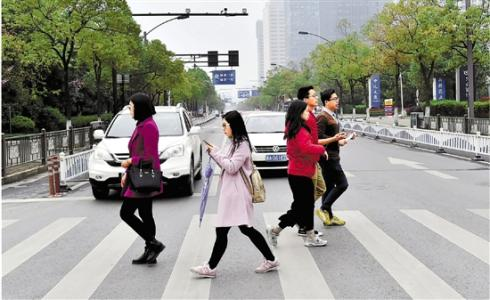
#> input picture coursework/KernelVision/exp3_hog/images/people.jpg, 490 x 300 px
$ python experiment3_hog.py   (older library calls are emulated)
#> lines starting #> are read from the running program, lines starting #| are printed output that depends on the picture; after the words box and inside, x2 and y2 are one past the last pixel; in counts of white or black regions, pixels touching at a corner belong together
# -*- coding: utf-8 -*-
"""实验三 基于HOG特征的行人检测 主脚本。

运行: python experiment3_hog.py
输出: figures/ 插图, results/ 指标 CSV, output/ 结果图
"""
import csv
import os
import time

import cv2
import matplotlib

matplotlib.use("Agg")
import matplotlib.pyplot as plt
import numpy as np
import seaborn as sns

HERE = os.path.dirname(os.path.abspath(__file__))
ROOT = os.path.dirname(HERE)
IMG_DIR = os.path.join(ROOT, "images")
FIG_DIR = os.path.join(ROOT, "figures")
RES_DIR = os.path.join(ROOT, "results")
OUT_DIR = os.path.join(ROOT, "output")

GT = {
    "左侧紫红衣女士": (125, 105, 85, 170),
    "中间浅衣女士": (205, 103, 58, 177),
    "右侧红衣女士": (282, 78, 55, 170),
    "右侧眼镜男士": (315, 85, 48, 152),
    "后侧深衣行人": (255, 75, 40, 130),
}
IOU_MATCH = 0.35
LEG = dict(frameon=True, facecolor="white", framealpha=0.8, edgecolor="lightgrey",
           labelcolor="dimgrey")


def setup_style():
    sns.set_theme(style="whitegrid", font_scale=1.0)
    plt.rcParams["font.sans-serif"] = ["Microsoft YaHei", "DejaVu Sans"]
    plt.rcParams["axes.unicode_minus"] = False
    plt.rcParams["savefig.bbox"] = "tight"
    plt.rcParams["figure.dpi"] = 300
    plt.rcParams["savefig.dpi"] = 300
    plt.rcParams["axes.titlesize"] = 10
    plt.rcParams["axes.titleweight"] = "bold"
    plt.rcParams["axes.labelsize"] = 10
    plt.rcParams["xtick.labelsize"] = 9
    plt.rcParams["ytick.labelsize"] = 9
    plt.rcParams["legend.fontsize"] = 9


def imread(path, flag=cv2.IMREAD_COLOR):
    return cv2.imdecode(np.fromfile(path, dtype=np.uint8), flag)


def imwrite_u(path, img):
    ext = os.path.splitext(path)[1] or ".png"
    cv2.imencode(ext, img)[1].tofile(path)


def show_color(ax, img, title):
    ax.imshow(cv2.cvtColor(img, cv2.COLOR_BGR2RGB))
    ax.set_title(title, pad=6)
    ax.set_xticks([])
    ax.set_yticks([])
    ax.grid(False)
    for sp in ax.spines.values():
        sp.set_visible(False)
    ax.patch.set_edgecolor("lightgrey")
    ax.patch.set_linewidth(0.8)


def show_gray(ax, img, title):
    ax.imshow(img, cmap="gray")
    ax.set_title(title, pad=6)
    ax.set_xticks([])
    ax.set_yticks([])
    ax.grid(False)
    for sp in ax.spines.values():
        sp.set_visible(False)
    ax.patch.set_edgecolor("lightgrey")
    ax.patch.set_linewidth(0.8)


def despine(ax):
    sns.despine(ax=ax)
    ax.tick_params(axis="both", which="both", length=0, labelcolor="dimgrey")
    ax.grid(True, axis="y", alpha=0.5, linewidth=0.8)


def save_fig(fig, name):
    path = os.path.join(FIG_DIR, name)
    os.makedirs(FIG_DIR, exist_ok=True)
    fig.savefig(path)
    plt.close(fig)
    print("    -> %s" % path)


def write_csv(name, rows, fields):
    path = os.path.join(RES_DIR, name)
    os.makedirs(RES_DIR, exist_ok=True)
    with open(path, "w", newline="", encoding="utf-8-sig") as fh:
        w = csv.DictWriter(fh, fieldnames=fields)
        w.writeheader()
        for r in rows:
            w.writerow({k: r.get(k, "") for k in fields})
    print("    -> %s" % path)


def nms_malisiewicz(rects, overlap_thresh=0.65):
    rects = np.asarray(rects, dtype=float).reshape(-1, 4)
    x1, y1 = rects[:, 0], rects[:, 1]
    x2, y2 = rects[:, 0] + rects[:, 2], rects[:, 1] + rects[:, 3]
    areas = (x2 - x1 + 1) * (y2 - y1 + 1)
    order = np.argsort(y2)[::-1]
    keep = []
    while order.size > 0:
        i = order[0]
        keep.append(i)
        xx1 = np.maximum(x1[i], x1[order[1:]])
        yy1 = np.maximum(y1[i], y1[order[1:]])
        xx2 = np.minimum(x2[i], x2[order[1:]])
        yy2 = np.minimum(y2[i], y2[order[1:]])
        w = np.maximum(0, xx2 - xx1 + 1)
        h = np.maximum(0, yy2 - yy1 + 1)
        ov = (w * h) / np.minimum(areas[i], areas[order[1:]] + 1e-9)
        order = order[np.where(ov <= overlap_thresh)[0] + 1]
    return rects[keep]


def iou(a, b):
    ax1, ay1, aw, ah = a
    bx1, by1, bw, bh = b
    ix1, iy1 = max(ax1, bx1), max(ay1, by1)
    ix2, iy2 = min(ax1 + aw, bx1 + bw), min(ay1 + ah, by1 + bh)
    inter = max(0, ix2 - ix1) * max(0, iy2 - iy1)
    return inter / (aw * ah + bw * bh - inter)


def evaluate(rects, gt=GT, thr=IOU_MATCH):
    matched = set()
    fp = 0
    for r in rects:
        best, best_name = 0.0, None
        for name, g in gt.items():
            v = iou(r, g)
            if v > best:
                best, best_name = v, name
        if best >= thr and best_name not in matched:
            matched.add(best_name)
        else:
            fp += 1
    n_pred = len(matched) + fp
    recall = len(matched) / len(gt)
    precision = len(matched) / n_pred if n_pred else 0.0
    return len(matched), fp, round(recall, 3), round(precision, 3)


def detect(hog, img, scale, win_stride, padding):
    t0 = time.perf_counter()
    rects, weights = hog.detectMultiScale(img, winStride=win_stride, padding=padding, scale=scale)
    return rects, weights, (time.perf_counter() - t0) * 1000.0


def draw_boxes(img, rects, color, thickness=2):
    out = img.copy()
    for x, y, w, h in rects:
        cv2.rectangle(out, (int(x), int(y)), (int(x + w), int(y + h)), color, thickness)
    return out


def hog_glyph(gray, cell=8, bins=9):
    gx = cv2.Sobel(gray.astype(np.float32), cv2.CV_32F, 1, 0, ksize=1)
    gy = cv2.Sobel(gray.astype(np.float32), cv2.CV_32F, 0, 1, ksize=1)
    mag, ang = cv2.cartToPolar(gx, gy, angleInDegrees=True)
    ang = np.mod(ang, 180.0)
    h, w = gray.shape
    vis = cv2.cvtColor(np.full((h, w), 255, np.uint8), cv2.COLOR_GRAY2BGR)
    for i in range(0, h, cell):
        for j in range(0, w, cell):
            m = mag[i:i + cell, j:j + cell]
            a = ang[i:i + cell, j:j + cell]
            idx = np.minimum((a / (180.0 / bins)).astype(int), bins - 1)
            hist = np.array([m[idx == b].sum() for b in range(bins)])
            if hist.max() <= 1e-6:
                continue
            hist = hist / hist.max()
            cx, cy = j + cell // 2, i + cell // 2
            for b in range(bins):
                if hist[b] < 0.15:
                    continue
                theta = np.deg2rad((b + 0.5) * (180.0 / bins))
                dx = np.cos(theta) * cell * 0.45 * hist[b]
                dy = -np.sin(theta) * cell * 0.45 * hist[b]
                v = int(255 * (1.0 - 0.8 * hist[b]))
                cv2.line(vis, (int(cx - dx), int(cy - dy)), (int(cx + dx), int(cy + dy)),
                         (v, v, v), 1, cv2.LINE_AA)
    return vis


def sec1_hog_viz(img):
    print("[1] HOG 特征可视化 ...")
    crop = img[95:235, 115:255]
    gray = cv2.cvtColor(crop, cv2.COLOR_BGR2GRAY)
    gx = cv2.Sobel(gray.astype(np.float32), cv2.CV_32F, 1, 0, ksize=3)
    gy = cv2.Sobel(gray.astype(np.float32), cv2.CV_32F, 0, 1, ksize=3)
    mag, ang = cv2.cartToPolar(gx, gy, angleInDegrees=True)
    mag_vis = cv2.normalize(mag, None, 0, 255, cv2.NORM_MINMAX).astype(np.uint8)
    ang_vis = ((np.mod(ang, 180.0) / 180.0) * 255).astype(np.uint8)
    ang_color = cv2.applyColorMap(ang_vis, cv2.COLORMAP_HSV)
    ang_color[mag_vis < 20] = 0
    glyph = hog_glyph(gray)

    fig, axes = plt.subplots(1, 4, figsize=(7.5, 2.3))
    show_color(axes[0], crop, "行人局部")
    show_gray(axes[1], mag_vis, "梯度幅值")
    show_color(axes[2], ang_color, "梯度方向")
    show_color(axes[3], glyph, "HOG 方向直方图")
    save_fig(fig, "fig01_hog_visualization.png")
    imwrite_u(os.path.join(OUT_DIR, "hog_glyph.png"), glyph)


def sec2_detect(img):
    print("[2] HOG + SVM 检测与 NMS ...")
    hog = cv2.HOGDescriptor()
    hog.setSVMDetector(cv2.HOGDescriptor_getDefaultPeopleDetector())

    rects, weights, dt = detect(hog, img, 1.05, (8, 8), (16, 16))
    keep = nms_malisiewicz(rects, 0.65)

    imwrite_u(os.path.join(OUT_DIR, "detect_raw.png"), draw_boxes(img, rects, (255, 0, 0), 1))
    imwrite_u(os.path.join(OUT_DIR, "detect_nms.png"), draw_boxes(img, keep, (0, 180, 0), 2))

    fig, axes = plt.subplots(1, 4, figsize=(7.5, 1.75))
    show_color(axes[0], img, "输入图像")
    show_color(axes[1], draw_boxes(img, rects, (255, 0, 0), 1), "原始检测框 %d 个" % len(rects))
    show_color(axes[2], draw_boxes(img, keep, (0, 180, 0), 2), "NMS 后 %d 个" % len(keep))
    ax = axes[3]
    ax.axis("off")
    txt = "标注框 %d 个\n原始框 %d 个\nNMS 后 %d 个\n单次耗时 %.0f ms" % (
        len(GT), len(rects), len(keep), dt)
    ax.text(0.05, 0.5, txt, fontsize=10, va="center", ha="left", linespacing=1.8,
            color="dimgrey")
    save_fig(fig, "fig02_detect_nms.png")

    rows = []
    for thr in [0.2, 0.3, 0.5, 0.65, 0.8]:
        k = nms_malisiewicz(rects, thr)
        m, fp, rec, prec = evaluate(k)
        rows.append({"overlap": thr, "n_boxes": len(k), "matched": m,
                     "recall": rec, "precision": prec})
    write_csv("metrics_01_nms.csv", rows,
              ["overlap", "n_boxes", "matched", "recall", "precision"])

    m, fp, rec, prec = evaluate(keep)
    write_csv("metrics_00_gt.csv",
              [{"id": k, "x": v[0], "y": v[1], "w": v[2], "h": v[3]} for k, v in GT.items()],
              ["id", "x", "y", "w", "h"])
    write_csv("metrics_02_base.csv",
              [{"config": "baseline", "raw": len(rects), "nms": len(keep),
                "matched": m, "recall": rec, "precision": prec, "time_ms": round(dt, 1)}],
              ["config", "raw", "nms", "matched", "recall", "precision", "time_ms"])
    return hog, rects, keep


def sec3_sweep(img, hog):
    print("[3] 参数扫描 ...")
    rows = []

    def run(group, value, scale, ws, pad):
        all_times = []
        for _ in range(3):
            rects, _, dt = detect(hog, img, scale, ws, pad)
            all_times.append(dt)
        keep = nms_malisiewicz(rects, 0.65)
        m, fp, rec, prec = evaluate(keep)
        rows.append({"group": group, "value": value, "raw": len(rects), "nms": len(keep),
                     "matched": m, "recall": rec, "precision": prec,
                     "time_ms": round(float(np.mean(all_times)), 1)})
        return keep

    scales = [1.03, 1.05, 1.10, 1.25, 1.50]
    fig, axes = plt.subplots(2, 3, figsize=(7.5, 4.4))
    for j, s in enumerate(scales):
        keep = run("scale", s, s, (8, 8), (8, 8))
        show_color(axes[j // 3, j % 3], draw_boxes(img, keep, (0, 180, 0), 2), "scale %.2f" % s)
    ax = axes[1, 2]
    sub = [r for r in rows if r["group"] == "scale"]
    x = np.arange(len(scales))
    ax.bar(x - 0.18, [r["recall"] for r in sub], 0.36, label="召回率", color="#d73027", alpha=.9)
    ax.bar(x + 0.18, [r["precision"] for r in sub], 0.36, label="精确率", color="#4575b4",
           alpha=.9, hatch="//", edgecolor="white")
    ax.set_xticks(x)
    ax.set_xticklabels(["%.2f" % s for s in scales])
    ax.set_ylim(0, 1.15)
    ax.set_title("scale 对检测性能的影响")
    ax.legend(**LEG)
    despine(ax)
    save_fig(fig, "fig03_scale_sweep.png")

    fig, axes = plt.subplots(2, 3, figsize=(7.5, 4.4))
    for j, ws in enumerate([(4, 4), (8, 8), (16, 16)]):
        keep = run("winStride", "%d,%d" % ws, 1.05, ws, (8, 8))
        show_color(axes[0, j], draw_boxes(img, keep, (0, 180, 0), 2), "winStride %d,%d" % ws)
    for j, pad in enumerate([(0, 0), (8, 8), (16, 16)]):
        keep = run("padding", "%d,%d" % pad, 1.05, (8, 8), pad)
        show_color(axes[1, j], draw_boxes(img, keep, (0, 180, 0), 2), "padding %d,%d" % pad)
    save_fig(fig, "fig04_stride_padding.png")

    write_csv("metrics_03_sweep.csv", rows,
              ["group", "value", "raw", "nms", "matched", "recall", "precision", "time_ms"])

    fig, ax = plt.subplots(figsize=(5.8, 3.3))
    subs = [(r["group"], r["value"], r["time_ms"]) for r in rows]
    labels = ["%s %s" % (g.replace("winStride", "stride").replace("padding", "pad"), v)
              for g, v, _ in subs]
    vals = [t for _, _, t in subs]
    cols = ["#d73027"] * len(scales) + ["#4575b4"] * 3 + ["#009E73"] * 3
    bars = ax.bar(range(len(vals)), vals, color=cols, alpha=.9)
    ax.set_xticks(range(len(vals)))
    ax.set_xticklabels(labels, rotation=35, ha="right", fontsize=8)
    ax.set_ylabel("平均检测时间 ms")
    ax.set_title("参数对检测时间的影响")
    for b, v in zip(bars, vals):
        ax.text(b.get_x() + b.get_width() / 2, v, "%.0f" % v, ha="center", va="bottom",
                fontsize=7.5, color="dimgrey")
    despine(ax)
    save_fig(fig, "fig05_time.png")
    return rows


def main():
    for d in (FIG_DIR, RES_DIR, OUT_DIR):
        os.makedirs(d, exist_ok=True)
    setup_style()

    img = imread(os.path.join(IMG_DIR, "people.jpg"))
#> in imread, returned value is the input picture: shape (300, 490, 3); mean B, G, R 140.8, 149.3, 150.6
    print("图像读取完成: %s" % (img.shape,))
#| 图像读取完成: (300, 490, 3)

    sec1_hog_viz(img)
#> in hog_glyph, `ang = np.mod(ang, 180.0)`:
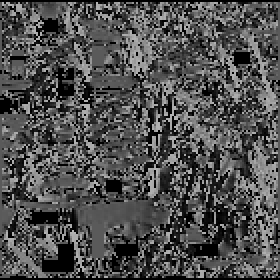
#> ang: shape (140, 140) float32 (shown 2 times larger); min 0, max 179.7, mean 78.9
#> in hog_glyph, `vis = cv2.cvtColor(np.full((h, w), 255, np.uint8), cv2.COLOR_GRAY2BGR)`: vis: shape (140, 140, 3); every value is 255
#> after the loop in hog_glyph, `for i in range(0, h, cell):`:
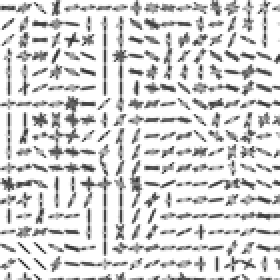
#> vis: shape (140, 140, 3) (shown 2 times larger); min 50, max 255, mean 215.4
    hog, rects, keep = sec2_detect(img)
#> in detect, `rects, weights = hog.detectMultiScale(img, winStride=win_stride, paddi..`: rects = [[262, 78, 92, 184], [88, 84, 105, 210], [164, 66, 122, 234], [258, 16, 127, 253]]; weights = [1.48, 0.921, 0.797, 0.704]
#> in sec2_detect, `rects, weights, dt = detect(hog, img, 1.05, (8, 8), (16, 16))`: dt = 82.18
#> in nms_malisiewicz, `x1, y1 = rects[:, 0], rects[:, 1]`: x1 = [262, 88, 164, 258]; y1 = [78, 84, 66, 16]
#> in nms_malisiewicz, `x2, y2 = rects[:, 0] + rects[:, 2], rects[:, 1] + rects[:, 3]`: x2 = [354, 193, 286, 385]; y2 = [262, 294, 300, 269]
#> in nms_malisiewicz, `areas = (x2 - x1 + 1) * (y2 - y1 + 1)`: areas = [17205, 22366, 28905, 32512]
#> in nms_malisiewicz, `order = np.argsort(y2)[::-1]`: order = [2, 1, 3, 0]
#> the loop in nms_malisiewicz, `while order.size > 0:` made 3 passes
#> (i, xx1, yy1, xx2, yy2, w, h, ov) on pass 1: (2, [164, 258, 262], [84, 66, 78], [193, 286, 286], [294, 269, 262], [30, 29, 25], [211, 204, 185], [0.283, 0.205, 0.269])
#> (i, xx1, yy1, xx2, yy2, h, ov, order) on pass 2: (1, [258, 262], [84, 84], [193, 193], [269, 262], [186, 179], [0, 0], [3, 0])
#> after the loop in nms_malisiewicz, `while order.size > 0:`: keep = [2, 1, 3]; order = empty array
#> in sec2_detect, `keep = nms_malisiewicz(rects, 0.65)`: keep = [[164, 66, 122, 234], [88, 84, 105, 210], [258, 16, 127, 253]]
#> the loop in draw_boxes, `for x, y, w, h in rects:` made 4 passes
#> after the loop in draw_boxes, `for x, y, w, h in rects:`:
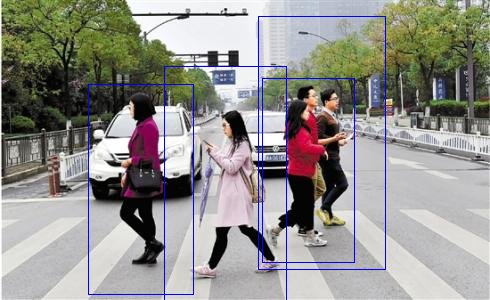
#> out: shape (300, 490, 3); 1.72% of pixels changed, all inside (x1, y1, x2, y2) = (88, 16, 386, 300)
#> call 2 of draw_boxes, with rects = array of shape (3, 4), color = (0, 180, 0), thickness = 2
#> the loop in draw_boxes (call 2), `for x, y, w, h in rects:` made 3 passes
#> after the loop in draw_boxes (call 2), `for x, y, w, h in rects:`:
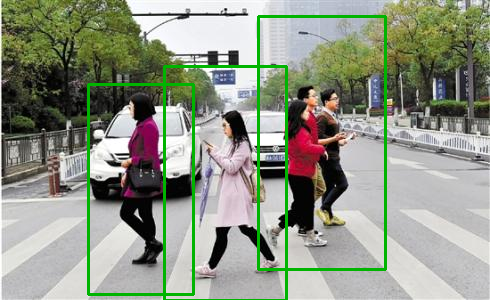
#> out: shape (300, 490, 3); 4.09% of pixels changed, all inside (x1, y1, x2, y2) = (87, 15, 387, 300)
#> call 2 of save_fig, with name = 'fig02_detect_nms.png'
#> in save_fig (call 2), `fig.savefig(path)`:
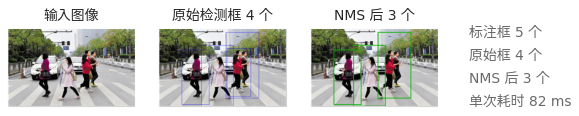
#> figure drawn by matplotlib, 3 panels
#> the loop in sec2_detect, `for thr in [0.2, 0.3, 0.5, 0.65, 0.8]:` made 5 passes
#> (recall in evaluate, m, fp, rec, prec) on passes 2 to 5: (0.4, 2, 1, 0.4, 0.667), (0.4, 2, 1, 0.4, 0.667), (0.4, 2, 1, 0.4, 0.667), (0.4, 2, 1, 0.4, 0.667)
#> (k, recall in evaluate, m, fp, rec, prec) on pass 1: ([[164, 66, 122, 234]], 0.2, 1, 0, 0.2, 1)
#> after the loop in sec2_detect, `for thr in [0.2, 0.3, 0.5, 0.65, 0.8]:`: rows = 5 items
#> the loop in write_csv, `for r in rows:` made 5 passes
    sec3_sweep(img, hog)
#> the loop in sec3_sweep, `for j, s in enumerate(scales):` made 5 passes
#> call 4 of save_fig, with name = 'fig04_stride_padding.png'
#> in save_fig (call 4), `fig.savefig(path)`:
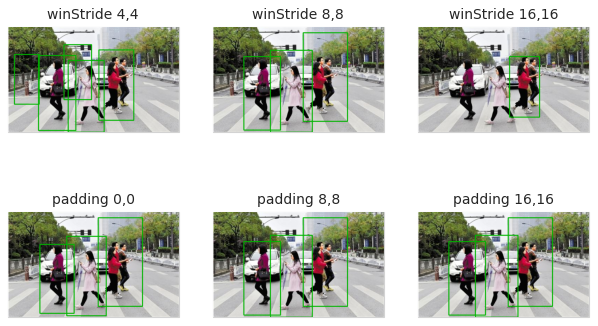
#> figure drawn by matplotlib, 6 panels
#> the loop in sec3_sweep, `for b, v in zip(bars, vals):` made 11 passes
#> v on passes 1 to 11: 112.6, 69, 37.6, 18.3, 12.8, 216.6, 69.2, 49.5, 60.7, 71.9, 78.1
#> in save_fig (call 5), `fig.savefig(path)`:
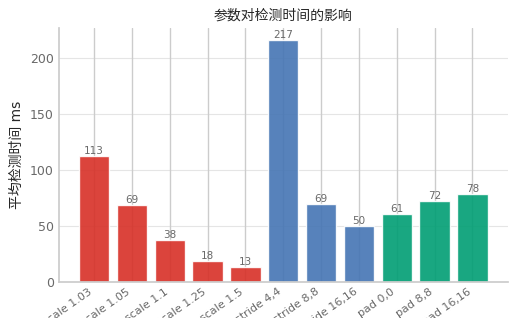
#> figure drawn by matplotlib, 1 panel; tallest bar 216.6 high, from x = 4.6 to 5.4
    print("\n完成。图表 -> figures/ ; 数据 -> results/ ; 结果图 -> output/")


if __name__ == "__main__":
    main()
